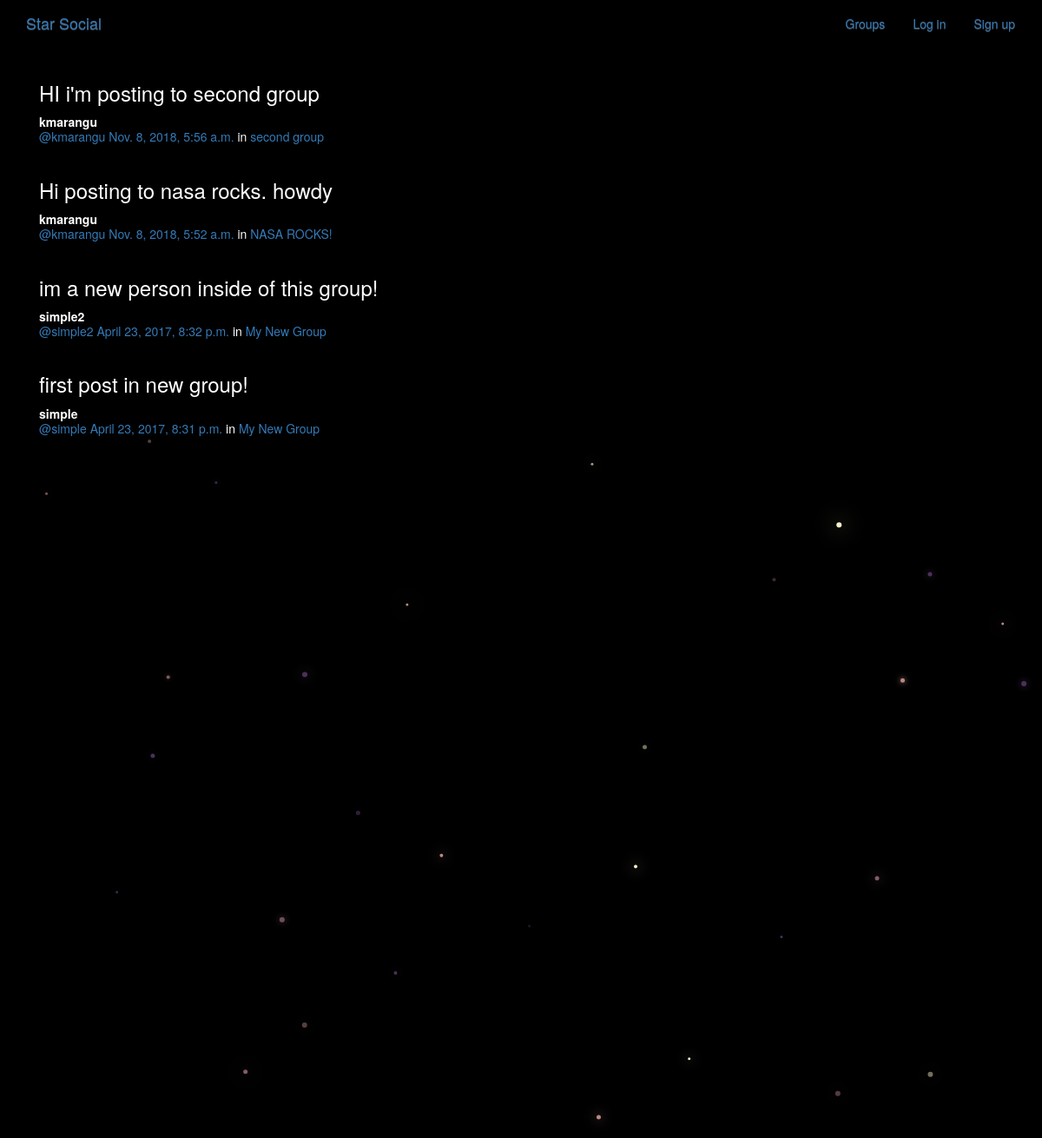
/posts/, run on the app's committed database.
### posts/models.py (models this page shows, shortened)
class Post(models.Model):
    user = models.ForeignKey(User, related_name="posts", on_delete=models.CASCADE)
    created_at = models.DateTimeField(auto_now=True)
    message = models.TextField()
    message_html = models.TextField(editable=False)
    group = models.ForeignKey(Group, related_name="posts",null=True, blank=True, on_delete=models.PROTECT)
    class Meta:
        ordering = ["-created_at"]
        unique_together = ["user", "message"]

### groups/models.py (models this page shows, shortened)
class Group(models.Model):
    name = models.CharField(max_length=255, unique=True)
    slug = models.SlugField(allow_unicode=True, unique=True)
    description = models.TextField(blank=True, default='')
    description_html = models.TextField(editable=False, default='', blank=True)
    members = models.ManyToManyField(User,through="GroupMember")
    class Meta:
        ordering = ["name"]

### posts/views.py (the view)
class PostList(SelectRelatedMixin, generic.ListView):
    model = models.Post
    select_related = ("user", "group")

### posts/templates/posts/post_list.html (shortened to what this page needs)
{% extends "posts/post_base.html" %}
{% load humanize %}
{% block post_content %}
<div class="col-md-8">
	{% for post in post_list %}
  {% include "posts/_post.html" %}
	{% endfor %}
</div>
{% endblock %}

### posts/templates/posts/_post.html (shortened to what this page needs)
<div class="post media">
	<h3>{{ post.message_html|safe }}</h3>
	<div class="media-body">
		<strong>{{ post.user.username }}</strong>
		<h5 class="media-heading">
			<span class="username"><a href="{% url 'posts:for_user' username=post.user.username %}">@{{ post.user.username }}</a></span>
			<time class="time"><a href="{% url 'posts:single' username=post.user.username pk=post.pk %}">{{ post.created_at }}</a></time>
			{% if post.group %}
			<span class="group-name">in <a href="#">{{ post.group.name }}</a></span>
			{% endif %}
		</h5>
	</div>
</div>

### static/simplesocial/css/master.css (style rules this page uses)
body { margin: 0; overflow: hidden; background-color: black; color:white; }

### data on the page
Post: message_html "HI i'm posting to second group", user.username "kmarangu", created_at "Nov. 8, 2018, 5:56 a.m.", group.name "second group"
Post: message_html "Hi posting to nasa rocks. howdy", user.username "kmarangu", created_at "Nov. 8, 2018, 5:52 a.m.", group.name "NASA ROCKS!"
Post: message_html "im a new person inside of this group!", user.username "simple2", created_at "April 23, 2017, 8:32 p.m.", group.name "My New Group"
Post: message_html "first post in new group!", user.username "simple", created_at "April 23, 2017, 8:31 p.m.", group.name "My New Group"
